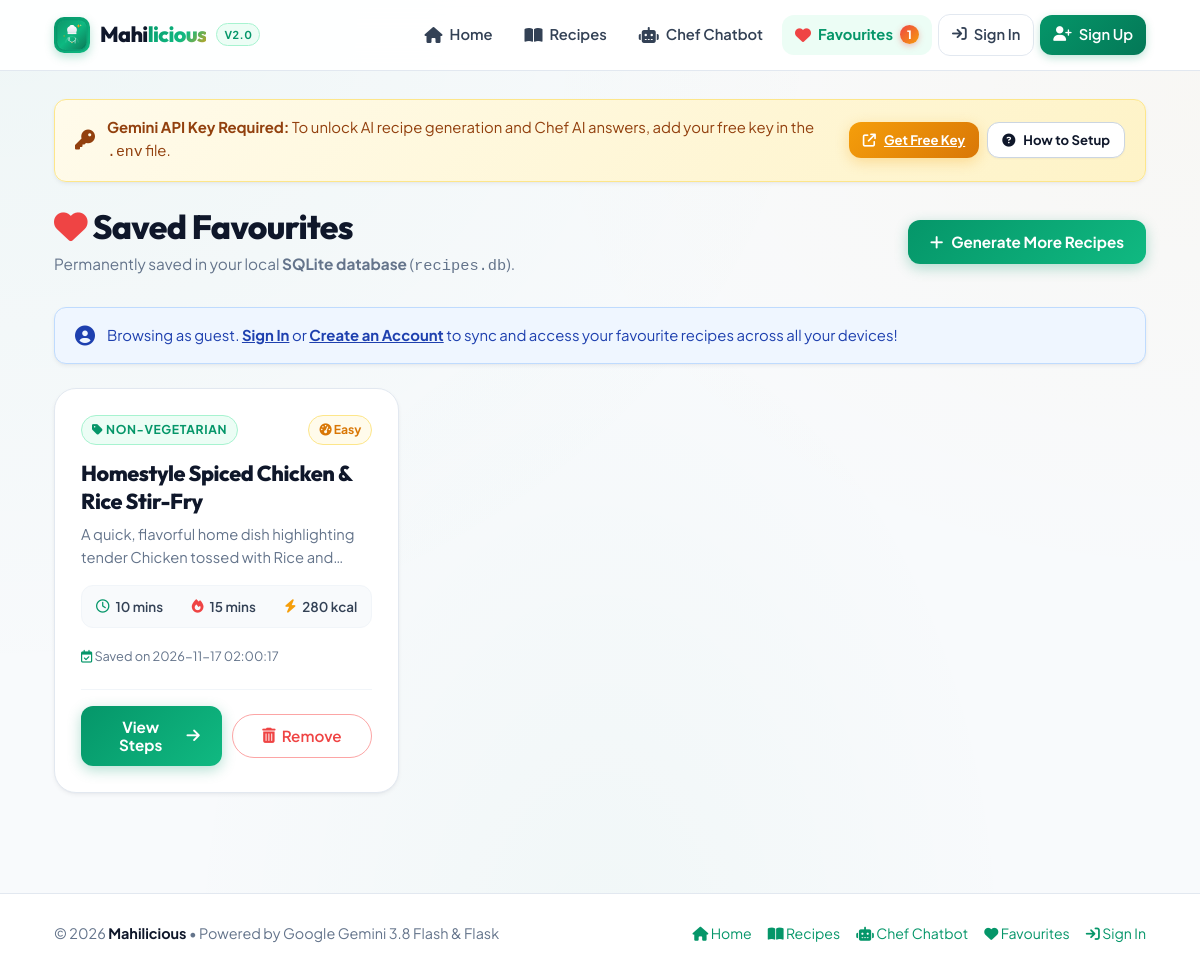
The page /favourites on the database as committed earlier.
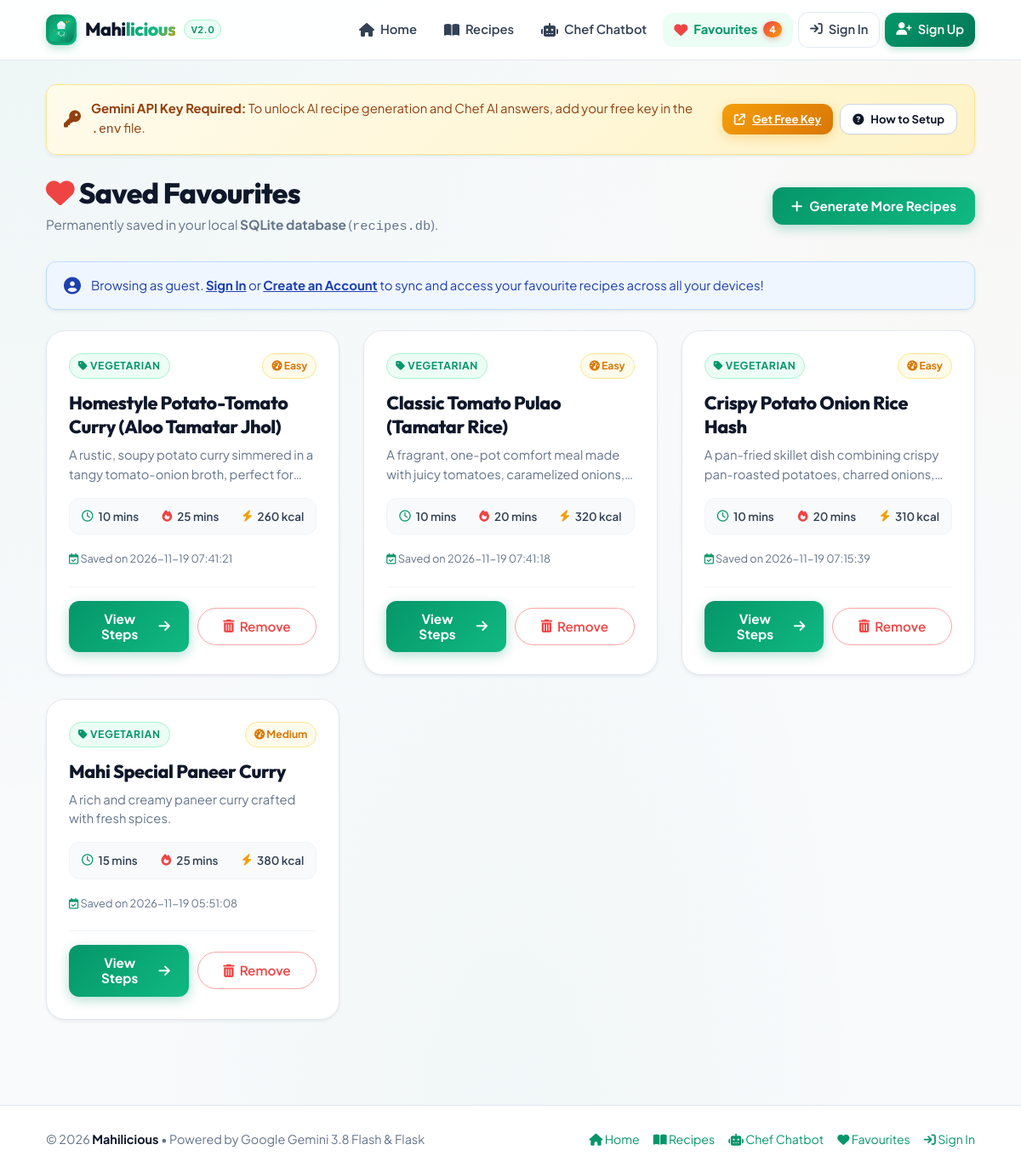
The same page on the database as committed later.
### tables this page shows
CREATE TABLE favourites (
            id INTEGER PRIMARY KEY AUTOINCREMENT,
            title TEXT NOT NULL,
            description TEXT,
            category TEXT,
            prep_time TEXT,
            cook_time TEXT,
            difficulty TEXT,
            calories TEXT,
            ingredients TEXT,
            instructions TEXT,
            nutrition TEXT,
            tips TEXT,
            substitutes TEXT,
            language TEXT DEFAULT 'en',
            created_at TIMESTAMP DEFAULT CURRENT_TIMESTAMP
        , user_id INTEGER DEFAULT NULL);

### app.py (the view)
@app.route("/favourites")
def favourites():
    user_id = session.get("user_id")
    fav_recipes = database.get_all_favourites(user_id=user_id)
    return render_template("favourites.html", favourites=fav_recipes)

### ai_engine.py (called while the page is built, shortened)
def get_gemini_api_key():
    env_file = os.path.join(os.path.dirname(os.path.abspath(__file__)), ".env")
    return os.getenv("GEMINI_API_KEY", "").strip()

def is_api_key_configured():
    key = get_gemini_api_key()
    if not key or key == "your_gemini_api_key_here" or len(key) < 15:
        return False
    return True

### app.py (called while the page is built)
@app.context_processor
def inject_globals():
    user_id = session.get("user_id")
    current_user = database.get_user_by_id(user_id) if user_id else None
    try:
        favs = database.get_all_favourites(user_id=user_id)
        fav_count = len(favs)
    except Exception:
        fav_count = 0
    return {
        "api_ready": ai_engine.is_api_key_configured(),
        "gemini_model": os.getenv("GEMINI_MODEL", "gemini-3.8-flash"),
        "fav_count": fav_count,
        "current_user": current_user
    }

### database.py (called while the page is built)
def is_supabase_enabled():
    url = os.getenv("SUPABASE_URL", "").strip()
    key = os.getenv("SUPABASE_KEY", "").strip()
    if not url or not key:
        return False
    if url.startswith("your-") or url.startswith("<"):
        return False
    return True

def get_db_connection():
    os.makedirs(DB_DIR, exist_ok=True)
    conn = sqlite3.connect(DB_PATH)
    conn.row_factory = sqlite3.Row
    return conn

def _format_recipe_row(row):
    if not row:
        return None
    recipe = dict(row)
    for field in ['ingredients', 'instructions', 'nutrition']:
        if field in recipe and recipe[field]:
            try:
                recipe[field] = json.loads(recipe[field])
            except (json.JSONDecodeError, TypeError):
                if isinstance(recipe[field], str):
                    recipe[field] = [line.strip() for line in recipe[field].split('\n') if line.strip()]
    return recipe

def get_all_favourites(user_id=None):
    if is_supabase_enabled():
        favs = supabase_db.get_all_favourites(user_id=user_id)
        if favs is not None:
            return favs
    conn = get_db_connection()
    cursor = conn.cursor()
    if user_id:
        cursor.execute("SELECT * FROM favourites WHERE user_id = ? ORDER BY id DESC", (user_id,))
    else:
        cursor.execute("SELECT * FROM favourites ORDER BY id DESC")
    rows = cursor.fetchall()
    conn.close()
    return [_format_recipe_row(row) for row in rows]

### templates/favourites.html (shortened to what this page needs)
{% extends "base.html" %}
{% block content %}
<div style="margin: 24px 0 28px; display: flex; justify-content: space-between; align-items: center; flex-wrap: wrap; gap: 16px;">
    <div>
        <h1 style="font-size: clamp(1.6rem, 4vw, 2.1rem); font-weight: 800; color: var(--text-primary); margin-bottom: 4px;">
            <i class="fa-solid fa-heart text-coral"></i> Saved Favourites
        </h1>
        <p style="color: var(--text-muted); font-size: 0.96rem;">
            Permanently saved in your local <strong>SQLite database</strong> (<code>recipes.db</code>).
        </p>
    </div>
    <div>
        <a href="{{ url_for('index') }}" class="btn btn-primary">
            <i class="fa-solid fa-plus"></i> Generate More Recipes
        </a>
    </div>
</div>
{% if not current_user %}
<div class="alert-banner alert-info" style="margin-bottom: 24px;">
    <div class="alert-content">
        <i class="fa-solid fa-circle-user alert-icon"></i>
        <span>Browsing as guest. <a href="{{ url_for('login') }}" style="font-weight: 700; color: inherit; text-decoration: underline;">Sign In</a> or <a href="{{ url_for('register') }}" style="font-weight: 700; color: inherit; text-decoration: underline;">Create an Account</a> to sync and access your favourite recipes across all your devices!</span>
    </div>
</div>
{% endif %}
<div id="favourites-container">
    {% if favourites and favourites|length > 0 %}
        <div class="recipes-grid">
            {% for fav in favourites %}
                <div class="recipe-card" id="fav-card-{{ fav.id }}">
                    <div>
                        <div class="card-header-badges">
                            <span class="category-tag">
                                <i class="fa-solid fa-tag"></i> {{ fav.category or 'General' }}
                            </span>
                            <span class="difficulty-tag">
                                <i class="fa-solid fa-gauge-high"></i> {{ fav.difficulty or 'Easy' }}
                            </span>
                        </div>
                        <h2 class="recipe-title">{{ fav.title }}</h2>
                        <p class="recipe-desc">{{ fav.description }}</p>
                        <div class="recipe-stats-row">
                            <div class="stat-item">
                                <i class="fa-regular fa-clock text-primary"></i>
                                <span>{{ fav.prep_time }}</span>
                            </div>
                            <div class="stat-item">
                                <i class="fa-solid fa-fire text-coral"></i>
                                <span>{{ fav.cook_time }}</span>
                            </div>
                            <div class="stat-item">
                                <i class="fa-solid fa-bolt text-accent"></i>
                                <span>{{ fav.calories }}</span>
                            </div>
                        </div>
                        <div style="font-size: 0.8rem; color: var(--text-muted); margin-bottom: 14px;">
                            <i class="fa-regular fa-calendar-check text-primary"></i> Saved on {{ fav.created_at }}
                        </div>
                    </div>
                    <div class="card-actions">
                        <a href="{{ url_for('recipe_details', recipe_id=fav.id) }}" class="btn btn-primary">
                            View Steps <i class="fa-solid fa-arrow-right"></i>
                        </a>
                        <button
                            class="btn btn-outline-danger btn-remove-fav"
                            data-id="{{ fav.id }}"
                            title="Delete this recipe from your SQLite database"
                        >
                            <i class="fa-solid fa-trash-can"></i> Remove
                        </button>
                    </div>
                </div>
            {% endfor %}
        </div>
    {% endif %}
</div>
{% endblock %}

### templates/base.html (shortened to what this page needs)
<!DOCTYPE html>
<html lang="en">
<head>
    <link rel="stylesheet" href="https://cdnjs.cloudflare.com/ajax/libs/font-awesome/6.5.1/css/all.min.css" />
    <link rel="stylesheet" href="{{ url_for('static', filename='css/style.css') }}?v=2.8">
</head>
<body>
    <header class="navbar">
        <div class="nav-container">
            <a href="{{ url_for('index') }}" class="nav-brand">
                <div class="brand-icon-wrapper" style="padding: 2px; overflow: hidden;">
                    <img src="{{ url_for('static', filename='images/mahilicious-icon.svg') }}" alt="Mahilicious Logo" style="width: 100%; height: 100%; border-radius: 8px; display: block;">
                </div>
                <div class="brand-title-wrap">Mahi<span class="brand-accent">licious</span></div>
                <span class="brand-tag">v2.0</span>
            </a>
            <nav class="nav-menu" id="nav-menu">
                <ul class="nav-links">
                    <li>
                        <a href="{{ url_for('index') }}" class="{% if request.endpoint == 'index' %}active{% endif %}">
                            <i class="fa-solid fa-house nav-icon"></i> <span>Home</span>
                        </a>
                    </li>
                    <li>
                        <a href="{{ url_for('recipes') }}" class="{% if request.endpoint in ['recipes', 'recipe_details'] %}active{% endif %}">
                            <i class="fa-solid fa-book-open nav-icon"></i> <span>Recipes</span>
                        </a>
                    </li>
                    <li>
                        <a href="{{ url_for('chatbot') }}" class="{% if request.endpoint == 'chatbot' %}active{% endif %}">
                            <i class="fa-solid fa-robot nav-icon"></i> <span>Chef Chatbot</span>
                        </a>
                    </li>
                    <li>
                        <a href="{{ url_for('favourites') }}" class="{% if request.endpoint == 'favourites' %}active{% endif %}">
                            <i class="fa-solid fa-heart nav-icon text-coral"></i> <span>Favourites</span>
                            <span class="count-badge" id="fav-count-badge">{{ fav_count }}</span>
                        </a>
                    </li>
                    {% if current_user %}
                    <li class="nav-user-item">
                        <a href="{{ url_for('profile') }}" class="user-nav-pill {% if request.endpoint == 'profile' %}active{% endif %}" title="View {{ current_user.name }}'s profile">
                            <span class="user-avatar-tiny" style="background-color: {{ current_user.avatar_color or '#059669' }};">
                                {{ current_user.name[0]|upper }}
                            </span>
                            <span class="user-nav-name">{{ current_user.name.split()[0] }}</span>
                        </a>
                    </li>
                    <li class="nav-logout-item">
                        <a href="{{ url_for('logout') }}" class="btn-nav-logout" title="Sign Out">
                            <i class="fa-solid fa-arrow-right-from-bracket"></i>
                            <span class="logout-label">Sign Out</span>
                        </a>
                    </li>
                    {% else %}
                    <li class="nav-auth-item">
                        <a href="{{ url_for('login') }}" class="btn-nav-login {% if request.endpoint == 'login' %}active{% endif %}">
                            <i class="fa-solid fa-arrow-right-to-bracket"></i>
                            <span>Sign In</span>
                        </a>
                    </li>
                    <li class="nav-auth-item">
                        <a href="{{ url_for('register') }}" class="btn-nav-register {% if request.endpoint == 'register' %}active{% endif %}">
                            <i class="fa-solid fa-user-plus"></i>
                            <span>Sign Up</span>
                        </a>
                    </li>
                    {% endif %}
                </ul>
            </nav>
        </div>
    </header>
    <main class="container">
        {% if not api_ready %}
            <div class="alert-banner alert-warning">
                <div class="alert-content">
                    <i class="fa-solid fa-key alert-icon"></i>
                    <div>
                        <strong>Gemini API Key Required:</strong> To unlock AI recipe generation and Chef AI answers, add your free key in the <code>.env</code> file.
                    </div>
                </div>
                <div class="alert-actions">
                    <a href="https://aistudio.google.com/app/apikey" target="_blank" class="btn btn-accent btn-sm">
                        <i class="fa-solid fa-arrow-up-right-from-square"></i> Get Free Key
                    </a>
                    <button type="button" class="btn btn-outline btn-sm" id="banner-modal-trigger">
                        <i class="fa-solid fa-circle-question"></i> How to Setup
                    </button>
                </div>
            </div>
        {% endif %}
        {% block content %}{% endblock %}
    </main>
    <footer class="footer">
        <div class="container footer-container">
            <div class="footer-copy">
                &copy; 2026 <strong>Mahilicious</strong> &bull; Powered by Google Gemini 3.8 Flash & Flask
            </div>
            <div class="footer-links">
                <a href="{{ url_for('index') }}"><i class="fa-solid fa-house"></i> Home</a>
                <a href="{{ url_for('recipes') }}"><i class="fa-solid fa-book-open"></i> Recipes</a>
                <a href="{{ url_for('chatbot') }}"><i class="fa-solid fa-robot"></i> Chef Chatbot</a>
                <a href="{{ url_for('favourites') }}"><i class="fa-solid fa-heart"></i> Favourites</a>
                {% if current_user %}
                    <a href="{{ url_for('profile') }}"><i class="fa-solid fa-user"></i> My Profile</a>
                {% else %}
                    <a href="{{ url_for('login') }}"><i class="fa-solid fa-arrow-right-to-bracket"></i> Sign In</a>
                {% endif %}
            </div>
        </div>
    </footer>
</body>
</html>

Rows that differ between the two databases and show on the page:
removed favourites: category "NON-VEGETARIAN", difficulty "Easy", title "Homestyle Spiced Chicken & Rice Stir-Fry", description "A quick, flavorful home dish highlighting tender Chicken tossed with Rice…", prep_time "10 mins", cook_time "15 mins", calories "280 kcal", created_at "2026-11-17 02:00:17"
added favourites: category "VEGETARIAN", difficulty "Easy", title "Homestyle Potato-Tomato Curry (Aloo Tamatar Jhol)", description "A rustic, soupy potato curry simmered in a tangy tomato-onion broth, perfect…", prep_time "10 mins", cook_time "25 mins", calories "260 kcal", created_at "2026-11-19 07:41:21"
added favourites: category "VEGETARIAN", difficulty "Easy", title "Classic Tomato Pulao (Tamatar Rice)", description "A fragrant, one-pot comfort meal made with juicy tomatoes, caramelized…", prep_time "10 mins", cook_time "20 mins", calories "320 kcal", created_at "2026-11-19 07:41:18"
added favourites: category "VEGETARIAN", difficulty "Easy", title "Crispy Potato Onion Rice Hash", description "A pan-fried skillet dish combining crispy pan-roasted potatoes, charred…", prep_time "10 mins", cook_time "20 mins", calories "310 kcal", created_at "2026-11-19 07:15:39"
added favourites: category "VEGETARIAN", difficulty "Medium", title "Mahi Special Paneer Curry", description "A rich and creamy paneer curry crafted with fresh spices.", prep_time "15 mins", cook_time "25 mins", calories "380 kcal", created_at "2026-11-19 05:51:08"
Other text that changed with them:
{{ fav_count }}: "1" → "4"
